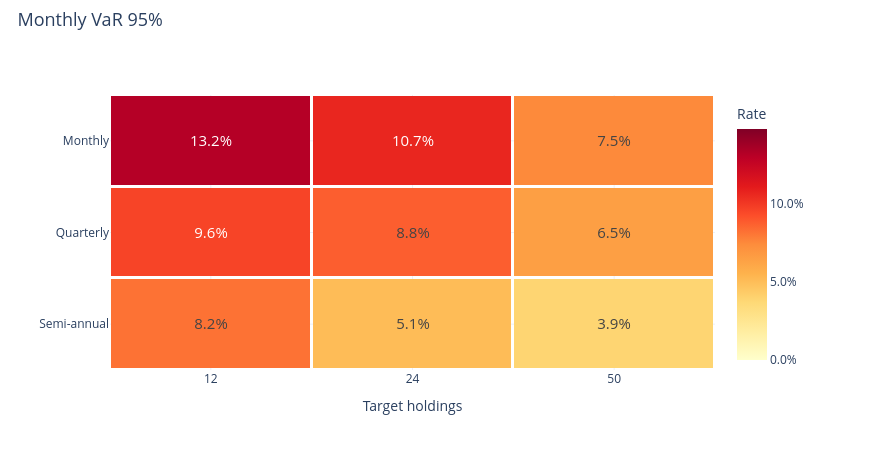

Notebook source saved alongside this figure:
### Markdown cell above
### Monthly 95% VaR

### Code cell
research.heatmap('monthly_var_95')

### Figure 1 — Plotly figure (JSON) as saved in the notebook; plotly's stock layout.template omitted (floating-point values rounded to 4 significant figures)
{"data": [{"colorbar": {"tickformat": ".1%", "title": {"text": "Rate"}}, "colorscale": [[0.0, "rgb(255,255,204)"], [0.125, "rgb(255,237,160)"], [0.25, "rgb(254,217,118)"], [0.375, "rgb(254,178,76)"], [0.5, "rgb(253,141,60)"], [0.625, "rgb(252,78,42)"], [0.75, "rgb(227,26,28)"], [0.875, "rgb(189,0,38)"], [1.0, "rgb(128,0,38)"]], "text": [["13.2%", "10.7%", "7.5%"], ["9.6%", "8.8%", "6.5%"], ["8.2%", "5.1%", "3.9%"]], "textfont": {"size": 15}, "texttemplate": "%{text}", "type": "heatmap", "x": ["12", "24", "50"], "xgap": 3, "y": ["Monthly", "Quarterly", "Semi-annual"], "ygap": 3, "z": [[0.1321, 0.1069, 0.07516], [0.09638, 0.08794, 0.06495], [0.08204, 0.05062, 0.03897]], "zmax": 0.1483, "zmin": 0.0}], "layout": {"height": 450, "hovermode": "closest", "legend": {"font": {"size": 12}, "itemclick": "toggle", "itemdoubleclick": "toggleothers", "x": 1.025, "y": 1}, "margin": {"b": 80, "l": 110, "r": 155, "t": 95}, "title": {"font": {"size": 18}, "text": "Monthly VaR 95%", "x": 0.02, "y": 0.97}, "width": 870, "xaxis": {"title": {"text": "Target holdings"}}, "yaxis": {"autorange": "reversed"}}}
